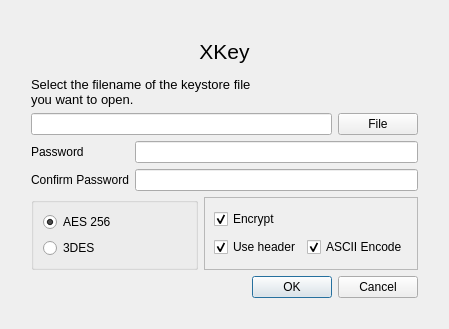
<?xml version="1.0" encoding="UTF-8"?>
<ui version="4.0">
 <class>FileDialog</class>
 <widget class="QDialog" name="FileDialog">
  <property name="geometry">
   <rect>
    <x>0</x>
    <y>0</y>
    <width>449</width>
    <height>290</height>
   </rect>
  </property>
  <property name="sizePolicy">
   <sizepolicy hsizetype="Fixed" vsizetype="Fixed">
    <horstretch>0</horstretch>
    <verstretch>0</verstretch>
   </sizepolicy>
  </property>
  <property name="windowTitle">
   <string>XKey - Open File</string>
  </property>
  <property name="modal">
   <bool>true</bool>
  </property>
  <layout class="QGridLayout" name="gridLayout_3">
   <item row="0" column="1">
    <spacer name="verticalSpacer_2">
     <property name="orientation">
      <enum>Qt::Vertical</enum>
     </property>
     <property name="sizeType">
      <enum>QSizePolicy::Fixed</enum>
     </property>
     <property name="sizeHint" stdset="0">
      <size>
       <width>20</width>
       <height>20</height>
      </size>
     </property>
    </spacer>
   </item>
   <item row="1" column="1">
    <widget class="QLabel" name="label">
     <property name="minimumSize">
      <size>
       <width>0</width>
       <height>40</height>
      </size>
     </property>
     <property name="font">
      <font>
       <pointsize>16</pointsize>
      </font>
     </property>
     <property name="text">
      <string>XKey</string>
     </property>
     <property name="alignment">
      <set>Qt::AlignCenter</set>
     </property>
    </widget>
   </item>
   <item row="2" column="1">
    <widget class="QLabel" name="label_2">
     <property name="font">
      <font>
       <pointsize>10</pointsize>
      </font>
     </property>
     <property name="text">
      <string>Select the filename of the keystore file
you want to open.</string>
     </property>
    </widget>
   </item>
   <item row="3" column="0">
    <spacer name="horizontalSpacer">
     <property name="orientation">
      <enum>Qt::Horizontal</enum>
     </property>
     <property name="sizeType">
      <enum>QSizePolicy::Fixed</enum>
     </property>
     <property name="sizeHint" stdset="0">
      <size>
       <width>20</width>
       <height>20</height>
      </size>
     </property>
    </spacer>
   </item>
   <item row="3" column="1">
    <layout class="QHBoxLayout" name="horizontalLayout">
     <item>
      <widget class="QLineEdit" name="filenameEdit">
       <property name="sizePolicy">
        <sizepolicy hsizetype="Expanding" vsizetype="Fixed">
         <horstretch>10</horstretch>
         <verstretch>10</verstretch>
        </sizepolicy>
       </property>
      </widget>
     </item>
     <item>
      <widget class="QPushButton" name="fileSelectButton">
       <property name="sizePolicy">
        <sizepolicy hsizetype="Minimum" vsizetype="Fixed">
         <horstretch>1</horstretch>
         <verstretch>1</verstretch>
        </sizepolicy>
       </property>
       <property name="text">
        <string>File</string>
       </property>
       <property name="default">
        <bool>false</bool>
       </property>
       <property name="flat">
        <bool>false</bool>
       </property>
      </widget>
     </item>
    </layout>
   </item>
   <item row="3" column="2">
    <spacer name="horizontalSpacer_2">
     <property name="orientation">
      <enum>Qt::Horizontal</enum>
     </property>
     <property name="sizeType">
      <enum>QSizePolicy::Fixed</enum>
     </property>
     <property name="sizeHint" stdset="0">
      <size>
       <width>20</width>
       <height>20</height>
      </size>
     </property>
    </spacer>
   </item>
   <item row="4" column="1">
    <layout class="QGridLayout" name="gridLayout_2">
     <item row="0" column="0">
      <widget class="QLabel" name="label_3">
       <property name="text">
        <string>Password</string>
       </property>
      </widget>
     </item>
     <item row="0" column="1">
      <widget class="QLineEdit" name="passwordEdit"/>
     </item>
     <item row="1" column="0">
      <widget class="QLabel" name="label_4">
       <property name="text">
        <string>Confirm Password</string>
       </property>
      </widget>
     </item>
     <item row="1" column="1">
      <widget class="QLineEdit" name="passwordEdit2"/>
     </item>
    </layout>
   </item>
   <item row="5" column="1">
    <layout class="QHBoxLayout" name="horizontalLayout_2">
     <item>
      <widget class="QGroupBox" name="groupBox">
       <layout class="QVBoxLayout" name="verticalLayout">
        <item>
         <widget class="QRadioButton" name="AES256CBC_bt">
          <property name="toolTip">
           <string>&lt;html&gt;&lt;head/&gt;&lt;body&gt;&lt;p&gt;Advanced Encryption Standard (AES) 256 Bit using CBC mode (Recommended)&lt;/p&gt;&lt;/body&gt;&lt;/html&gt;</string>
          </property>
          <property name="text">
           <string>AES 256</string>
          </property>
          <property name="checkable">
           <bool>true</bool>
          </property>
          <property name="checked">
           <bool>true</bool>
          </property>
          <property name="autoRepeat">
           <bool>false</bool>
          </property>
         </widget>
        </item>
        <item>
         <widget class="QRadioButton" name="TDESCBC_bt">
          <property name="toolTip">
           <string>&lt;html&gt;&lt;head/&gt;&lt;body&gt;&lt;p&gt;Advanced Encryption Standard (AES) 256 Bit using CBC mode (Recommended)&lt;/p&gt;&lt;/body&gt;&lt;/html&gt;</string>
          </property>
          <property name="whatsThis">
           <string>&lt;html&gt;&lt;head/&gt;&lt;body&gt;&lt;p&gt;3DES CBC Encryption&lt;/p&gt;&lt;/body&gt;&lt;/html&gt;</string>
          </property>
          <property name="text">
           <string>3DES</string>
          </property>
          <property name="checkable">
           <bool>true</bool>
          </property>
          <property name="checked">
           <bool>false</bool>
          </property>
          <property name="autoRepeat">
           <bool>false</bool>
          </property>
         </widget>
        </item>
       </layout>
      </widget>
     </item>
     <item>
      <widget class="QFrame" name="frame">
       <property name="frameShape">
        <enum>QFrame::StyledPanel</enum>
       </property>
       <property name="frameShadow">
        <enum>QFrame::Raised</enum>
       </property>
       <layout class="QGridLayout" name="gridLayout">
        <item row="0" column="0">
         <widget class="QCheckBox" name="encryptCheck">
          <property name="toolTip">
           <string>&lt;html&gt;&lt;head/&gt;&lt;body&gt;&lt;p&gt;Use file encryption&lt;/p&gt;&lt;/body&gt;&lt;/html&gt;</string>
          </property>
          <property name="text">
           <string>Encrypt</string>
          </property>
          <property name="checked">
           <bool>true</bool>
          </property>
         </widget>
        </item>
        <item row="1" column="0">
         <widget class="QCheckBox" name="headerCheck">
          <property name="toolTip">
           <string>&lt;html&gt;&lt;head/&gt;&lt;body&gt;&lt;p&gt;Write a header to identify the file format.&lt;/p&gt;&lt;/body&gt;&lt;/html&gt;</string>
          </property>
          <property name="text">
           <string>Use header</string>
          </property>
          <property name="checked">
           <bool>true</bool>
          </property>
         </widget>
        </item>
        <item row="1" column="1">
         <widget class="QCheckBox" name="asciiEncodeCheck">
          <property name="toolTip">
           <string>&lt;html&gt;&lt;head/&gt;&lt;body&gt;&lt;p&gt;Use Base64 ASCII enconding.&lt;/p&gt;&lt;/body&gt;&lt;/html&gt;</string>
          </property>
          <property name="text">
           <string>ASCII Encode</string>
          </property>
          <property name="checked">
           <bool>true</bool>
          </property>
         </widget>
        </item>
       </layout>
      </widget>
     </item>
    </layout>
   </item>
   <item row="6" column="1">
    <widget class="QDialogButtonBox" name="buttonBox">
     <property name="orientation">
      <enum>Qt::Horizontal</enum>
     </property>
     <property name="standardButtons">
      <set>QDialogButtonBox::Cancel|QDialogButtonBox::Ok</set>
     </property>
    </widget>
   </item>
   <item row="7" column="1">
    <spacer name="verticalSpacer">
     <property name="orientation">
      <enum>Qt::Vertical</enum>
     </property>
     <property name="sizeType">
      <enum>QSizePolicy::Fixed</enum>
     </property>
     <property name="sizeHint" stdset="0">
      <size>
       <width>20</width>
       <height>20</height>
      </size>
     </property>
    </spacer>
   </item>
  </layout>
 </widget>
 <resources/>
 <connections>
  <connection>
   <sender>buttonBox</sender>
   <signal>accepted()</signal>
   <receiver>FileDialog</receiver>
   <slot>accept()</slot>
   <hints>
    <hint type="sourcelabel">
     <x>248</x>
     <y>254</y>
    </hint>
    <hint type="destinationlabel">
     <x>157</x>
     <y>274</y>
    </hint>
   </hints>
  </connection>
  <connection>
   <sender>buttonBox</sender>
   <signal>rejected()</signal>
   <receiver>FileDialog</receiver>
   <slot>reject()</slot>
   <hints>
    <hint type="sourcelabel">
     <x>316</x>
     <y>260</y>
    </hint>
    <hint type="destinationlabel">
     <x>286</x>
     <y>274</y>
    </hint>
   </hints>
  </connection>
  <connection>
   <sender>encryptCheck</sender>
   <signal>toggled(bool)</signal>
   <receiver>groupBox</receiver>
   <slot>setEnabled(bool)</slot>
   <hints>
    <hint type="sourcelabel">
     <x>215</x>
     <y>195</y>
    </hint>
    <hint type="destinationlabel">
     <x>89</x>
     <y>209</y>
    </hint>
   </hints>
  </connection>
 </connections>
</ui>
